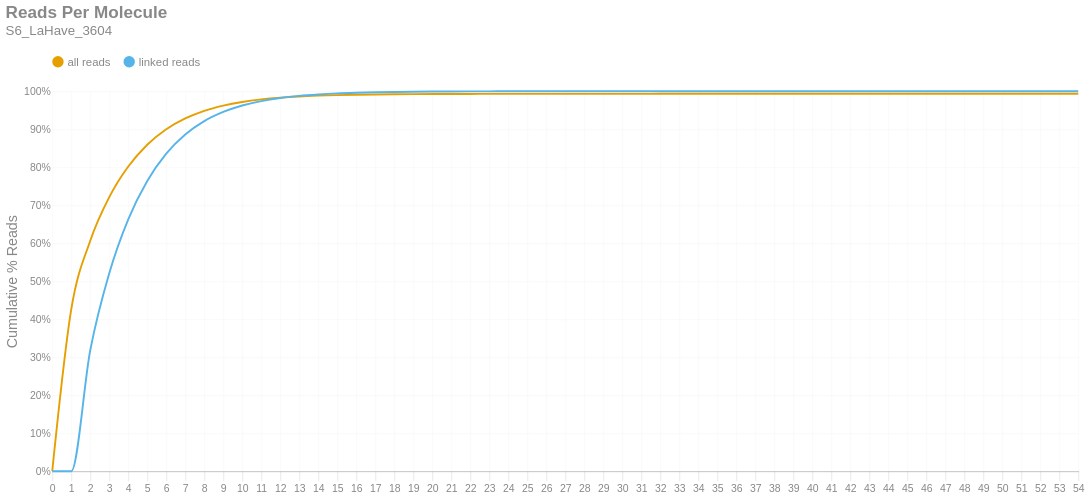

Notebook source saved alongside this figure:
### Markdown cell above
### Reads per Molecule
This chart shows the cumulative distribution of the number of reads per linked molecule. That is, how many alignments are associated with a unique molecule. This excludes the number of reads associated with invalid or absent linked-read barcodes. The `linked` histogram is the percentages recalculated when disregarding singletons.

### Code cell
if SKIPLR:
    print_html(f"Skipped")
else:
    counts = np.bincount(valids['reads'].cast(pl.Int64).to_numpy())
    weighted = counts * np.arange(len(counts))
    all_perc = weighted / n_reads
    linked_perc = weighted / n_linked_reads
    linked_perc[1] = 0
    binned_df = pl.DataFrame({
        'readsper': list(range(len(counts))),
        'all reads (cumsum)': np.cumsum(all_perc).tolist(),
        'linked reads (cumsum)': np.cumsum(linked_perc).tolist(),
    })

    with SafeRender(binned_df):
        (
            density_plot(binned_df, 'Reads Per Molecule', samplename, 'readspmol')
            .encode(
                x=alt.X('readsper:O', title=None).axis(labelAngle=0).scale(padding=0),
                y=alt.Y('value:Q', title='Cumulative % Reads').axis(format='%').stack(False),
                color=alt.Color("key:N").scale(domain=["all reads", "linked reads"]),
                tooltip=[
                    alt.Tooltip("key:N", title="Data Type"),
                    alt.Tooltip("readsper:O", title="Reads Per Molecule"),
                    alt.Tooltip("value:Q", format=".2%", title="% Reads (Cum.)")
                ]            
            )
        ).display()

### Figure 1 — Vega-Lite specification as saved in the notebook (floating-point values rounded to 4 significant figures)
{"width": "container", "height": 400, "config": {"title": {"anchor": "start", "dy": -15, "fontSize": 18, "color": "#888888", "subtitleColor": "#888888", "subtitleFontSize": 14}, "arc": {"fill": "#0072B2"}, "axis": {"domainColor": "#888888", "domainWidth": 0.5, "gridWidth": 0.2, "grid": false, "titleFontWeight": 400, "titleFontSize": 15, "labelFontSize": 11, "labelColor": "#888888", "tickColor": "#888888", "tickWidth": 0.2, "titleColor": "#888888"}, "axisBand": {"grid": false}, "axisX": {"grid": true, "tickSize": 10, "domainCap": "round"}, "axisY": {"domain": false, "grid": true, "tickSize": 0, "domainCap": "round"}, "background": "transparent", "header": {"labelFontSize": 15, "labelColor": "#888888", "titleFontSize": 15, "titleFontWeight": 600, "titleColor": "#888888"}, "legend": {"labelFont": "sans-serif", "labelFontSize": 12, "labelColor": "#888888", "symbolSize": 100, "symbolType": "circle", "titleFontSize": 12, "titlePadding": 10, "titleColor": "#888888", "title": null, "orient": "top"}, "range": {"category": ["#E69F00", "#56B4E9", "#009E73", "#F0E442", "#0072B2", "#D55E00", "#CC79A7", "#000000"], "diverging": ["#cfe8f3", "#a2d4ec", "#73bfe2", "#46abdb", "#1696d2", "#12719e"]}, "area": {"fill": "#0072B2", "fillOpacity": 0.7, "line": true, "strokeOpacity": 0.7}, "line": {"color": "#0072B2", "stroke": "#0072B2", "strokeWidth": 2}, "trail": {"color": "#0072B2", "stroke": "#0072B2", "strokeWidth": 0, "size": 1}, "point": {"filled": true, "fillOpacity": 1.0, "size": 95}, "text": {"color": "#888888", "fontSize": 11, "align": "right", "fontWeight": 400, "size": 11}, "bar": {"fill": "#0072B2", "stroke": null}, "view": {"stroke": null, "continuousWidth": 660, "continuousHeight": 400}}, "data": {"name": "data-9bbf259f8105dc1210ea5763872e3437"}, "mark": {"type": "line", "interpolate": "monotone", "point": {"opacity": 0, "size": 275}}, "encoding": {"color": {"field": "key", "scale": {"domain": ["all reads", "linked reads"]}, "type": "nominal"}, "tooltip": [{"field": "key", "title": "Data Type", "type": "nominal"}, {"field": "readsper", "title": "Reads Per Molecule", "type": "ordinal"}, {"field": "value", "format": ".2%", "title": "% Reads (Cum.)", "type": "quantitative"}], "x": {"axis": {"labelAngle": 0}, "field": "readsper", "scale": {"padding": 0}, "title": null, "type": "ordinal"}, "y": {"axis": {"format": "%"}, "field": "value", "stack": false, "title": "Cumulative % Reads", "type": "quantitative"}}, "params": [{"name": "param_c36ac31b6afebe62", "select": {"type": "point", "fields": ["key"]}, "bind": "legend"}], "title": {"text": "Reads Per Molecule", "subtitle": "S6_LaHave_3604"}, "transform": [{"fold": ["all reads (cumsum)", "linked reads (cumsum)"]}, {"calculate": "replace(datum.key, ' (cumsum)', '')", "as": "key"}, {"filter": {"param": "param_c36ac31b6afebe62"}}], "usermeta": {"embedOptions": {"downloadFileName": "S6_LaHave_3604.readspmol"}}, "$schema": "https://vega.github.io/schema/vega-lite/v6.1.0.json", "datasets": {"data-9bbf259f8105dc1210ea5763872e3437": [{"readsper": 0, "all reads (cumsum)": 0.0, "linked reads (cumsum)": 0.0}, {"readsper": 1, "all reads (cumsum)": 0.4256, "linked reads (cumsum)": 0.0}, {"readsper": 2, "all reads (cumsum)": 0.6063, "linked reads (cumsum)": 0.3184}, {"readsper": 3, "all reads (cumsum)": 0.7212, "linked reads (cumsum)": 0.5209}, {"readsper": 4, "all reads (cumsum)": 0.8018, "linked reads (cumsum)": 0.6629}, {"readsper": 5, "all reads (cumsum)": 0.8591, "linked reads (cumsum)": 0.7639}, {"readsper": 6, "all reads (cumsum)": 0.8999, "linked reads (cumsum)": 0.8357}, {"readsper": 7, "all reads (cumsum)": 0.9284, "linked reads (cumsum)": 0.886}, {"readsper": 8, "all reads (cumsum)": 0.9484, "linked reads (cumsum)": 0.9213}, {"readsper": 9, "all reads (cumsum)": 0.9621, "linked reads (cumsum)": 0.9454}, {"readsper": 10, "all reads (cumsum)": 0.9717, "linked reads (cumsum)": 0.9623}, {"readsper": 11, "all reads (cumsum)": 0.9784, "linked reads (cumsum)": 0.974}, {"readsper": 12, "all reads (cumsum)": 0.983, "linked reads (cumsum)": 0.9821}, {"readsper": 13, "all reads (cumsum)": 0.9861, "linked reads (cumsum)": 0.9877}, {"readsper": 14, "all reads (cumsum)": 0.9882, "linked reads (cumsum)": 0.9914}, {"readsper": 15, "all reads (cumsum)": 0.9898, "linked reads (cumsum)": 0.9942}, {"readsper": 16, "all reads (cumsum)": 0.9908, "linked reads (cumsum)": 0.9959}, {"readsper": 17, "all reads (cumsum)": 0.9915, "linked reads (cumsum)": 0.9971}, {"readsper": 18, "all reads (cumsum)": 0.992, "linked reads (cumsum)": 0.998}, {"readsper": 19, "all reads (cumsum)": 0.9923, "linked reads (cumsum)": 0.9986}, {"readsper": 20, "all reads (cumsum)": 0.9926, "linked reads (cumsum)": 0.999}, {"readsper": 21, "all reads (cumsum)": 0.9927, "linked reads (cumsum)": 0.9993}, {"readsper": 22, "all reads (cumsum)": 0.9928, "linked reads (cumsum)": 0.9995}, {"readsper": 23, "all reads (cumsum)": 0.9929, "linked reads (cumsum)": 0.9996}, {"readsper": 24, "all reads (cumsum)": 0.993, "linked reads (cumsum)": 0.9997}, {"readsper": 25, "all reads (cumsum)": 0.993, "linked reads (cumsum)": 0.9998}, {"readsper": 26, "all reads (cumsum)": 0.993, "linked reads (cumsum)": 0.9999}, {"readsper": 27, "all reads (cumsum)": 0.993, "linked reads (cumsum)": 0.9999}, {"readsper": 28, "all reads (cumsum)": 0.9931, "linked reads (cumsum)": 0.9999}, {"readsper": 29, "all reads (cumsum)": 0.9931, "linked reads (cumsum)": 0.9999}, {"readsper": 30, "all reads (cumsum)": 0.9931, "linked reads (cumsum)": 1.0}, {"readsper": 31, "all reads (cumsum)": 0.9931, "linked reads (cumsum)": 1.0}, {"readsper": 32, "all reads (cumsum)": 0.9931, "linked reads (cumsum)": 1.0}, {"readsper": 33, "all reads (cumsum)": 0.9931, "linked reads (cumsum)": 1.0}, {"readsper": 34, "all reads (cumsum)": 0.9931, "linked reads (cumsum)": 1.0}, {"readsper": 35, "all reads (cumsum)": 0.9931, "linked reads (cumsum)": 1.0}, {"readsper": 36, "all reads (cumsum)": 0.9931, "linked reads (cumsum)": 1.0}, {"readsper": 37, "all reads (cumsum)": 0.9931, "linked reads (cumsum)": 1.0}, {"readsper": 38, "all reads (cumsum)": 0.9931, "linked reads (cumsum)": 1.0}, {"readsper": 39, "all reads (cumsum)": 0.9931, "linked reads (cumsum)": 1.0}, {"readsper": 40, "all reads (cumsum)": 0.9931, "linked reads (cumsum)": 1.0}, {"readsper": 41, "all reads (cumsum)": 0.9931, "linked reads (cumsum)": 1.0}, {"readsper": 42, "all reads (cumsum)": 0.9931, "linked reads (cumsum)": 1.0}, {"readsper": 43, "all reads (cumsum)": 0.9931, "linked reads (cumsum)": 1.0}, {"readsper": 44, "all reads (cumsum)": 0.9931, "linked reads (cumsum)": 1.0}, {"readsper": 45, "all reads (cumsum)": 0.9931, "linked reads (cumsum)": 1.0}, {"readsper": 46, "all reads (cumsum)": 0.9931, "linked reads (cumsum)": 1.0}, {"readsper": 47, "all reads (cumsum)": 0.9931, "linked reads (cumsum)": 1.0}, {"readsper": 48, "all reads (cumsum)": 0.9931, "linked reads (cumsum)": 1.0}, {"readsper": 49, "all reads (cumsum)": 0.9931, "linked reads (cumsum)": 1.0}, {"readsper": 50, "all reads (cumsum)": 0.9931, "linked reads (cumsum)": 1.0}, {"readsper": 51, "all reads (cumsum)": 0.9931, "linked reads (cumsum)": 1.0}, {"readsper": 52, "all reads (cumsum)": 0.9931, "linked reads (cumsum)": 1.0}, {"readsper": 53, "all reads (cumsum)": 0.9931, "linked reads (cumsum)": 1.0}, {"readsper": 54, "all reads (cumsum)": 0.9931, "linked reads (cumsum)": 1.0}]}}
